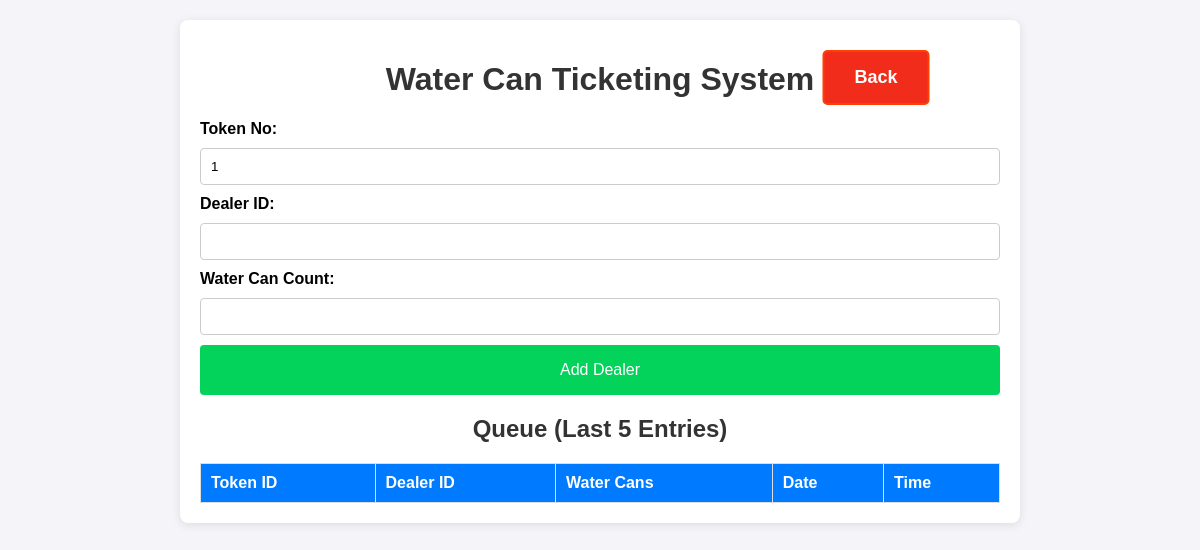
The page /data_entry on the database as committed earlier.
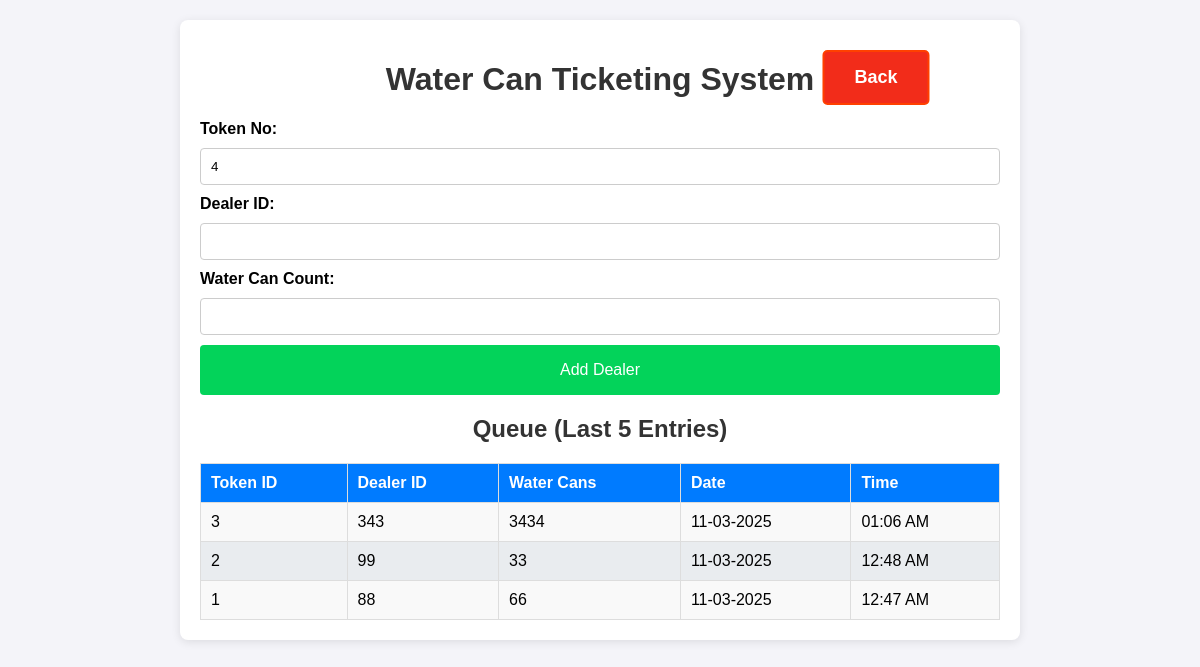
The same page on the database as committed later.
### app.py (models this page shows, shortened)
class Dealer(db.Model):
    id = db.Column(db.Integer, primary_key=True)
    dealer_id = db.Column(db.String(100), nullable=False)
    water_can_count = db.Column(db.Integer, nullable=False)
    timestamp = db.Column(db.DateTime, default=datetime.now)
    token_id = db.Column(db.Integer, nullable=False)  # Daily resetting token ID
    @property
    def formatted_date(self):
        return self.timestamp.strftime("%d-%m-%Y")  # Format the date
    @property
    def formatted_time(self):
        return self.timestamp.strftime("%I:%M %p")  # Format the time in 12-hour format

### app.py (the view)
@app.route('/data_entry')
def data_entry(error_message=None):
    today = datetime.today().date()
    dealer_queue = Dealer.query.filter(func.date(Dealer.timestamp) == today).order_by(Dealer.timestamp.desc()).limit(5).all()
    token_no = get_next_token_id()
    return render_template('data_entry.html', queue=dealer_queue, token_no = token_no, error_message=error_message)

### app.py (called while the page is built)
def get_next_token_id():
    today = datetime.today().date()
    tokens_today = Dealer.query.with_entities(Dealer.token_id)\
        .filter(func.date(Dealer.timestamp) == today)\
        .order_by(Dealer.token_id.asc())\
        .all()
    token_ids = [token[0] for token in tokens_today]
    max_token_id = max(token_ids) if len(token_ids)>0 else 0
    for i in range(1, max_token_id + 2):
        if i not in token_ids:
            return i
    return 1

### templates/data_entry.html (shortened to what this page needs)
<!DOCTYPE html>
<html lang="en">
<head>
    <link rel="stylesheet" href="/static/styles.css">
</head>
<body>
    <div class="container">
        <h1>Water Can Ticketing System</h1>
        <form action="/add_dealer" method="POST" class="form">
            <label for="token_no">Token No:</label>
            <input type="text" id="token_no" name="token_no" value="{{token_no}}" required >
            <label for="dealer_id">Dealer ID:</label>
            <input type="text" id="dealer_id" name="dealer_id" required autofocus>
            <label for="water_can_count">Water Can Count:</label>
            <input type="number" id="water_can_count" name="water_can_count" required>
            <button type="submit" class="btn">Add Dealer</button>
        </form>
        <h2>Queue (Last 5 Entries)</h2>
        <table>
            <thead>
                <tr>
                    <th>Token ID</th>
                    <th>Dealer ID</th>
                    <th>Water Cans</th>
                    <th>Date</th>
                    <th>Time</th>
                </tr>
            </thead>
            <tbody>
                {% for entry in queue %}
                <tr>
                    <td>{{ entry.token_id }}</td>
                    <td>{{ entry.dealer_id }}</td>
                    <td>{{ entry.water_can_count }}</td>
                    <td>{{ entry.formatted_date }}</td>
                    <td>{{ entry.formatted_time }}</td>
                </tr>
                {% endfor %}
            </tbody>
        </table>
    </div>
    <a href="/" class="back">Back</a>
</body>
</html>

### static/styles.css (style rules this page uses)
body { font-family: Arial, sans-serif; background-color: #f4f4f9; margin: 0; padding: 0; }
.container { max-width: 800px; margin: 20px auto; background: #fff; padding: 20px; border-radius: 8px; box-shadow: 0 2px 10px rgba(0, 0, 0, 0.1); }
h1, h2 { color: #333; text-align: center; }
.form { display: flex; flex-direction: column; gap: 10px; margin-bottom: 20px; }
.form label { font-weight: bold; }
.form input { padding: 10px; border: 1px solid #ccc; border-radius: 4px; }
.btn { background-color: #03d35a; color: #fff; border: none; padding: 10px; border-radius: 4px; cursor: pointer; font-size: medium; height: 50px; }
table { width: 100%; border-collapse: collapse; margin-top: 10px; }
h2 { text-align: center; margin-bottom: 20px; }
table th, table td { padding: 10px; border: 1px solid #ddd; text-align: left; }
table th { background-color: #007bff; color: white; }
table tbody tr:nth-child(odd) { background-color: #f9f9f9; }
table tbody tr:nth-child(even) { background-color: #e9ecef; }
a { display: inline-block; padding: 15px 30px; font-size: 18px; font-weight: bold; text-align: center; text-decoration: none; background-color: #007bff; color: white; border-radius: 5px; border: 2px solid #007bff; transition: all 0.3s ease; position: absolute; left: 50%; transform: translateX(-50%); transition: transform 0.2s, background-color 0.2s; }
.back { background-color: #f22c1a; border: 2px solid #ff4000; top: 50px; left: 73%; }

Rows that differ between the two databases and show on the page:
added Dealer: token_id "3", dealer_id "343", water_can_count "3434", formatted_date "11-03-2025", formatted_time "01:06 AM"
added Dealer: token_id "2", dealer_id "99", water_can_count "33", formatted_date "11-03-2025", formatted_time "12:48 AM"
added Dealer: token_id "1", dealer_id "88", water_can_count "66", formatted_date "11-03-2025", formatted_time "12:47 AM"
Other text that changed with them:
form field token_no: "1" → "4"
